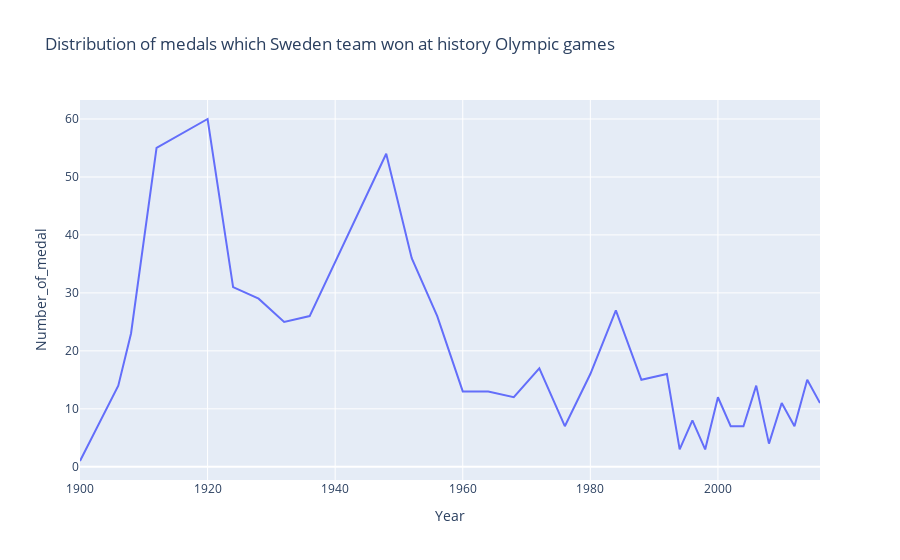

Notebook code for this chart:
### Code cell
fig=px.line(sweden_medal_year,x="Year",y="Number_of_medal",title=" Distribution of medals which Sweden team won at history Olympic games ")
fig.show()

### Figure 1 — Plotly figure (JSON) as saved in the notebook; plotly's stock layout.template omitted (floating-point values rounded to 4 significant figures)
{"data": [{"hovertemplate": "Year=%{x}<br>Number_of_medal=%{y}<extra></extra>", "legendgroup": "", "line": {"color": "#636efa", "dash": "solid"}, "marker": {"symbol": "circle"}, "mode": "lines", "name": "", "orientation": "v", "showlegend": false, "type": "scatter", "x": [1900, 1906, 1908, 1912, 1920, 1924, 1928, 1932, 1936, 1948, 1952, 1956, 1960, 1964, 1968, 1972, 1976, 1980, 1984, 1988, 1992, 1994, 1996, 1998, 2000, 2002, 2004, 2006, 2008, 2010, 2012, 2014, 2016], "xaxis": "x", "y": [1, 14, 23, 55, 60, 31, 29, 25, 26, 54, 36, 26, 13, 13, 12, 17, 7, 16, 27, 15, 16, 3, 8, 3, 12, 7, 7, 14, 4, 11, 7, 15, 11], "yaxis": "y"}], "layout": {"legend": {"tracegroupgap": 0}, "title": {"text": " Distribution of medals which Sweden team won at history Olympic games "}, "xaxis": {"anchor": "y", "domain": [0, 1], "title": {"text": "Year"}}, "yaxis": {"anchor": "x", "domain": [0, 1], "title": {"text": "Number_of_medal"}}}}
